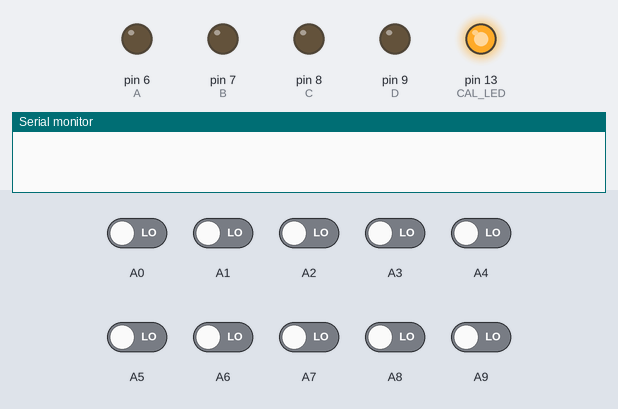
Bench run of a sketch on a simulated Arduino Mega 2560, built with avr-gcc and run on an emulated ATmega2560. Shown: output pins drawn as LEDs (lit = HIGH), the last lines printed to the serial monitor. The test bench sets the inputs (shaded band); at power-on: A0–9 LOW.

Above: at 0.1 s.
At 9.1 s:
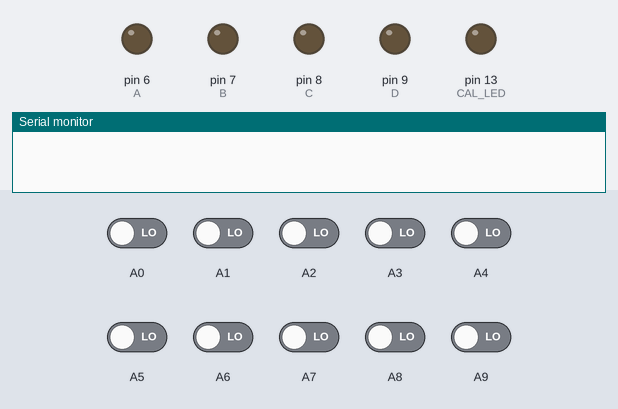
At 12.2 s:
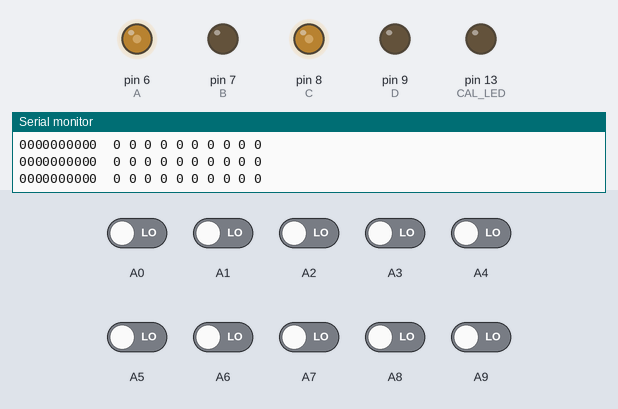
12.3 s: A0 driven HIGH and A1 driven HIGH
15.3 s: A2 driven HIGH and A3 driven HIGH
18.3 s: A0 driven LOW
21.3 s: A1 driven LOW
24.3 s: A4 driven HIGH
27.3 s: A2 driven LOW
Timing chart, 0 to 30.3 s (numbered marks = the images above; inputs shaded):
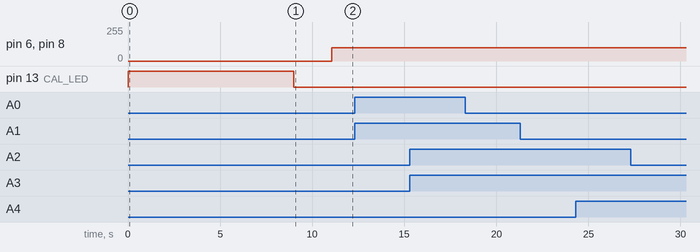

The sketch:

lfr_binary.ino
```cpp
#include <QTRSensors.h>
#include <math.h>

using namespace std;

#define Kp 17 // experiment to determine this, start by something small that just makes your bot follow the line at a slow speed
#define Kd 220 // experiment to determine this, slowly increase the speeds and adjust this value. ( Note: Kp < Kd)
#define rightMaxSpeed 250 // max speed of the robot
#define leftMaxSpeed 250 // max speed of the robot
#define rightBaseSpeed 100 // this is the speed at which the motors should spin when the robot is perfectly on the line
#define leftBaseSpeed 100 // this is the speed at which the motors should spin when the robot is perfectly on the line
#define NUM_SENSORS 10 // number of sensors used
#define TIMEOUT 2500 // waits for 2500 us for sensor outputs to go low
#define EMITTER_PIN 23 // emitter is controlled by digital pin 23
#define SET_POINT 4.5 // this is my own algorithm to set the SET_POINT
// notice for 10 sensor you get an array from 0
// to 9; now the setpoint is the middle point of
// the sensors; thus this is 4.5
#define CAL_LED 13

//left motor: black-white
#define A 6 //forward-orange
#define B 7 //back-red

//right motor: yellow-green
#define C 8 //forward-yellow
#define D 9 //back-green

QTRSensorsRC qtrrc((unsigned char[]) {A0, A1, A2, A3, A4, A5, A6, A7, A8, A9}, NUM_SENSORS, TIMEOUT, EMITTER_PIN); // sensor connected through analog pins A0 - A5 i.e. digital pins 14-19

unsigned int sensorValues[NUM_SENSORS];
unsigned int thresholdValues[NUM_SENSORS];
float position;

uint16_t sensorConversion() {
    bool digitalValue; // stores the value of the sensor as 0 or 1 comparing with the value from thresholValues
    uint16_t binaryValue = 0; // resets the binary representaion of postion everytime
	uint8_t occurenceCount = 0; // this is to store how many 1's there are for a line
    uint8_t positionTemp = 0; // this is value stores all the 1's array-ed value; for example
    // 00 00 11 00 00 should make positionTemp 9 and 11 11 11 00 00
    // should result 15
    for (uint8_t i = 0; i < NUM_SENSORS; i++) {
        if (sensorValues[i] > thresholdValues[i]) {
            digitalValue = 1;
            binaryValue |= digitalValue << (NUM_SENSORS - (1 + i)); // please do some manual calculation
            positionTemp += i;
            occurenceCount++;
        } else {
            digitalValue = 0;
            binaryValue |= digitalValue << (NUM_SENSORS - (1 + i));
        }
    }

    position = (float) positionTemp / (float) occurenceCount; //finally calculating average to determine where exactly the bot is
    return binaryValue;
}

void setup() {
    pinMode(A, OUTPUT);
    pinMode(B, OUTPUT);
    pinMode(C, OUTPUT);
    pinMode(D, OUTPUT);
    pinMode(CAL_LED, OUTPUT);

    Serial.begin(9600);

    analogWrite(CAL_LED, 255);
    for (uint8_t i = 0; i < 200; i++) // calibrate for sometime by sliding the sensors across the line, or you may use auto-calibration instead
    {
        qtrrc.calibrate();
        delay(20);
    }

    analogWrite(CAL_LED, 0);

    delay(2000); // wait for 2s to position the bot before entering the main loop

    Serial.begin(9600);
    for (uint8_t i = 0; i < NUM_SENSORS; i++) {
        Serial.print(qtrrc.calibratedMinimumOn[i]);
        Serial.print(' ');
    }
    Serial.println();

    for (uint8_t i = 0; i < NUM_SENSORS; i++) {
        Serial.print(qtrrc.calibratedMaximumOn[i]);
        Serial.print(' ');
    }
    for (uint8_t i = 0; i < NUM_SENSORS; i++) {
        thresholdValues[i] = floor((float)(qtrrc.calibratedMaximumOn[i] + qtrrc.calibratedMinimumOn[i]) / 2);
    }

    Serial.println();
    Serial.println();
}

void motorPower(int lFront, int lBack, int rFront, int rBack) {
	analogWrite(A, lFront);
	analogWrite(B, lBack);
	analogWrite(C, rFront);
	analogWrite(D, rBack);

	// Serial.print(lFront);
	// Serial.print(' ');
 //    Serial.print(lBack);
 //    Serial.print(' ');
 //    Serial.print(rFront);
 //    Serial.print(' ');
 //    Serial.print(rBack);
 //    Serial.print(' ');
 //    Serial.println();
}

float lastError = 0;

void advancedMotorControl() {
    float error = SET_POINT - position;

    float motorSpeed = Kp * error + Kd * (error - lastError);

    lastError = error;

    int rightMotorSpeed = rightBaseSpeed + (int) motorSpeed;
    int leftMotorSpeed = leftBaseSpeed - (int) motorSpeed;

    if (rightMotorSpeed > rightMaxSpeed) rightMotorSpeed = rightMaxSpeed; // prevent the motor from going beyond max speed
    if (leftMotorSpeed > leftMaxSpeed) leftMotorSpeed = leftMaxSpeed; // prevent the motor from going beyond max speed
    if (rightMotorSpeed < 0) rightMotorSpeed = 0; // keep the motor speed positive
    if (leftMotorSpeed < 0) leftMotorSpeed = 0; // keep the motor speed positive

    motorPower(leftMotorSpeed, 0, rightMotorSpeed, 0);
}

void loop() {
    qtrrc.readLine(sensorValues);
    uint16_t binaryValue = sensorConversion();

    int digit;
    char binaryValueString[] = "0000000000";
	int i = 0;
    while(binaryValue != 0) {
        digit = binaryValue % 2;
        binaryValue /= 2;
        binaryValueString[i] = digit + '0';
        i++;
    }
    for(i = 9; i >= 0; i--) {
            Serial.print(binaryValueString[i]);
    }

    Serial.print('\t');
    // Serial.print(position);
    // Serial.print('\t');

    for (int i = 0; i < NUM_SENSORS; ++i)
    {
    	Serial.print(sensorValues[i]);
    	Serial.print(' ');
    }
    Serial.println();

	if (binaryValue == 0b0000111111 || binaryValue == 0b0000011111) {
    	motorPower(0, 150, 150, 0);
    }

	else if (binaryValue == 0b1111110000 || binaryValue == 0b1111100000) {
    	motorPower(150, 0, 0, 150);
    }
    // this is to check whether a 90 degree rotaion is needed or not
    // default 00 00 11 00 00
    // if (binaryValue == 0b0000111111 || binaryValue == 0b0000011111) {
    //     while(sensorConversion() != 0) {
    //         forward();
    //     }
    //     uint8_t temp = sensorConversion();
    //     while(occurenceCount > 3) {
    //         sharpRight();
    //     }
    // }

    // else if (binaryValue == 0b1111110000 || binaryValue == 0b1111110000) {
    //     while(sensorConversion() != 0) {
    //         forward();
    //     }
    //     uint8_t temp = sensorConversion();
    //     while(occurenceCount > 3) {
    //         sharpLeft();
    //     }
    // }
    // // run the generic motor control scope
    else advancedMotorControl();

}
```

__define_kp_300.cpp
```cpp
# define kp 300
# define kd 350
# define ki 0
# define motorL 10
# define motorR 9
# define motorL1 6
# define motorL2 8
# define motorR1 12
# define motorR2 11
int baseSpeed = 80;
int maxSpeed =100 ;
int sensorValue = 0;
int setPoint = 5;
int error = 0;
int cumError = 0;
int last_error = 0;
unsigned int currentValue = 0;
float correction = 0;
int motorResponse = 0;
unsigned int LMspeed = 0;
unsigned int RMspeed = 0;
int weightedValue = 0;
int prevWeightedValue = 0;
int compareValue[6] = {600, 600, 600, 600, 600, 600};


void forward() {
	analogWrite(motorL, baseSpeed);
	analogWrite(motorR, baseSpeed);
	digitalWrite(motorL1, HIGH);
	digitalWrite(motorL2, LOW);
	digitalWrite(motorR1, HIGH);
	digitalWrite(motorR2, LOW);
}

void backward() {
	analogWrite(motorL, baseSpeed);
	analogWrite(motorR, baseSpeed);
	digitalWrite(motorL1, LOW);
	digitalWrite(motorL2, HIGH);
	digitalWrite(motorR1, LOW);
	digitalWrite(motorR2, HIGH);
}

void right() {
	analogWrite(motorL, baseSpeed);
	analogWrite(motorR, baseSpeed);
	digitalWrite(motorL1, HIGH);
	digitalWrite(motorL2, LOW);
	digitalWrite(motorR1, LOW);
	digitalWrite(motorR2, LOW);
}

void left() {
	analogWrite(motorL, baseSpeed);
	analogWrite(motorR, baseSpeed);
	digitalWrite(motorL1, LOW);
	digitalWrite(motorL2, LOW);
	digitalWrite(motorR1, HIGH);
	digitalWrite(motorR2, LOW);
}

void halt() {
	analogWrite(motorL, baseSpeed);
	analogWrite(motorR, baseSpeed);
	digitalWrite(motorL1, LOW);
	digitalWrite(motorL2, LOW);
	digitalWrite(motorR1, LOW);
	digitalWrite(motorR2, LOW);
}

void right_sharp()
{
	analogWrite(motorL, maxSpeed);
	analogWrite(motorR, maxSpeed);
	digitalWrite(motorL1, HIGH);
	digitalWrite(motorL2, LOW);
	digitalWrite(motorR1, LOW);
	digitalWrite(motorR2, HIGH);
}

void left_sharp(){
	analogWrite(motorL, maxSpeed);
	analogWrite(motorR, maxSpeed);
	digitalWrite(motorL1, LOW);
	digitalWrite(motorL2, HIGH);
	digitalWrite(motorR1, HIGH);
	digitalWrite(motorR2, LOW);
}
void sensorConversion(void)
{
	unsigned int sensorNumber = 0;
	int digitalValue = 0;
	int weightCount = 0;
	sensorValue = 0;
	weightedValue = 0;
	for (sensorNumber = 0; sensorNumber < 6; sensorNumber++)
	{
		int temp = analogRead(sensorNumber);
		Serial.print(temp);
		Serial.print("\t");

		if (temp > compareValue[sensorNumber]) digitalValue = 0;
		else
		{
			digitalValue = 1;
			weightedValue += (sensorNumber * 2);
			weightCount++;
		}
		sensorValue |= (digitalValue << sensorNumber);
	}
	Serial.print(sensorValue, BIN);
	Serial.print("\t");

	weightedValue = weightedValue / weightCount;

	if (sensorValue == 0b000000)
	{
		weightedValue = prevWeightedValue;
	}
	prevWeightedValue = weightedValue;
//  Serial.print(weightedValue);
//  Serial.print("\t");
}
void PID(void) {
	error = weightedValue - setPoint;
	cumError += error;
	correction = kp * error + ki * cumError + kd * (error - last_error);
	last_error = error;
	motorResponse = (int) correction;

//  Serial.print(motorResponse);
	Serial.print("\n");


	if (motorResponse >= 0) {
//    LMspeed = baseSpeed + motorResponse;
//    if (LMspeed > maxSpeed) LMspeed = maxSpeed;
//    else if (LMspeed < 0) LMspeed = 0;
//    RMspeed = baseSpeed - motorResponse;
//    if (RMspeed > maxSpeed) RMspeed = maxSpeed;
//    else if (RMspeed < 0) RMspeed = 0;
		LMspeed = baseSpeed + motorResponse;
		if ((baseSpeed + motorResponse) > maxSpeed) LMspeed = maxSpeed;
		else if ((baseSpeed + motorResponse < 0)) LMspeed = 0;
		RMspeed = baseSpeed - motorResponse;
		if ((baseSpeed - motorResponse) > maxSpeed) RMspeed = maxSpeed;
		else if ((baseSpeed - motorResponse < 0)) RMspeed = 0;
	}
	else if (motorResponse < 0) {
		LMspeed = baseSpeed + motorResponse;
		if ((baseSpeed + motorResponse) > maxSpeed) LMspeed = maxSpeed;
		else if ((baseSpeed + motorResponse < 0)) LMspeed = 0;
		RMspeed = baseSpeed - motorResponse;
		if ((baseSpeed - motorResponse) > maxSpeed) RMspeed = maxSpeed;
		else if ((baseSpeed - motorResponse < 0)) RMspeed = 0;
	}
}
void setup() {
  // put your setup code here, to run once:
	Serial.begin(9600);
  //forward ();
	pinMode(motorL1,OUTPUT);
	pinMode(motorL2,OUTPUT);
	pinMode(motorR1,OUTPUT);
	pinMode(motorR2,OUTPUT);

	digitalWrite(motorL1,HIGH);
	digitalWrite(motorL2,LOW);
	digitalWrite(motorR1,HIGH);
	digitalWrite(motorR2,LOW);


}

void loop() {
//  right_sharp();
//  forward();
////  delay(5000);
////  halt();
////  delay(500);
////  backward();
////  delay(3000);
////  right();
////  delay(2000);
////  left();
////  delay(2000);

	sensorConversion();
	if(sensorValue==0b011111||sensorValue==0b001111||sensorValue==0b000111){
		right_sharp();
		while(sensorValue!=0b001100){
			sensorConversion();
		}
	}
	if(sensorValue==0b111110||sensorValue==0b111100||sensorValue==0b111000){
		left_sharp();
		while(sensorValue!=0b001100){
			sensorConversion();
		}
	}


	PID();
////  Serial.print(LMspeed);
////  Serial.print("\t");
////  Serial.print(RMspeed);
////  Serial.print("\t");
	analogWrite(motorL,LMspeed);
	analogWrite(motorR,RMspeed);
}
```
